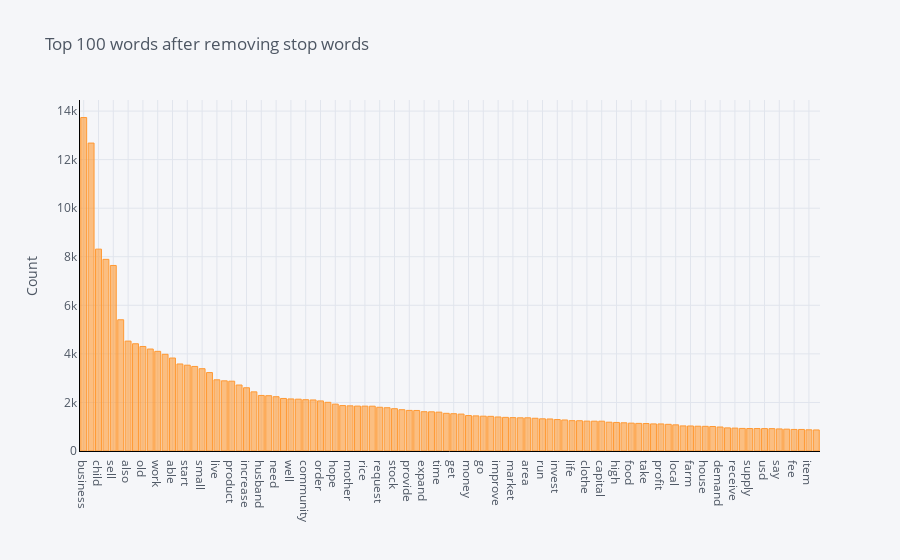

The notebook cell this image was saved under:
### Markdown cell above
## 評価
plot_model関数により、様々な角度からコーパス全体、もしくは特定のトピックを分析することができます。  
https://pycaret.readthedocs.io/en/latest/api/nlp.html#pycaret.nlp.plot_model

plot_model関数で特にパラメータを指定しない場合、各単語の出現数がグラフで表示されます。

### Code cell
from pycaret.nlp import plot_model

plot_model()

### Figure 1 — Plotly figure (JSON) as saved in the notebook; plotly's stock layout.template omitted (floating-point values rounded to 4 significant figures)
{"data": [{"name": "count", "text": "", "y": [13733, 12682, 8314, 7893, 7641, 5405, 4526, 4417, 4305, 4200, 4104, 3982, 3829, 3584, 3534, 3482, 3390, 3231, 2932, 2890, 2875, 2718, 2605, 2436, 2288, 2278, 2236, 2164, 2144, 2134, 2113, 2102, 2062, 2005, 1930, 1871, 1860, 1850, 1848, 1846, 1802, 1782, 1742, 1701, 1672, 1669, 1618, 1614, 1600, 1552, 1536, 1520, 1460, 1446, 1434, 1427, 1401, 1385, 1374, 1367, 1367, 1349, 1326, 1319, 1295, 1278, 1249, 1247, 1231, 1228, 1228, 1186, 1176, 1162, 1148, 1137, 1131, 1116, 1114, 1099, 1078, 1033, 1031, 1021, 1016, 1009, 988, 952, 943, 930, 926, 924, 923, 921, 909, 900, 888, 887, 873, 867], "marker": {"color": "rgba(255, 153, 51, 0.6)", "line": {"color": "rgba(255, 153, 51, 1.0)", "width": 1}}, "x": ["business", "loan", "child", "year", "sell", "buy", "also", "school", "old", "use", "work", "family", "able", "group", "start", "help", "small", "make", "live", "income", "product", "purchase", "increase", "woman", "husband", "good", "need", "home", "well", "store", "community", "customer", "order", "member", "hope", "grow", "mother", "pay", "rice", "want", "request", "support", "stock", "would", "provide", "marry", "expand", "new", "time", "people", "get", "clothing", "money", "client", "go", "shop", "improve", "sale", "market", "ago", "area", "entrepreneur", "run", "first", "invest", "plan", "life", "farmer", "clothe", "give", "capital", "hard", "high", "many", "food", "continue", "take", "education", "profit", "month", "local", "operate", "farm", "day", "house", "service", "demand", "young", "receive", "currently", "supply", "married", "usd", "wife", "say", "earn", "fee", "keep", "item", "single"], "type": "bar", "orientation": "v"}], "layout": {"title": {"text": "Top 100 words after removing stop words", "font": {"color": "#4D5663"}}, "paper_bgcolor": "#F5F6F9", "plot_bgcolor": "#F5F6F9", "yaxis": {"tickfont": {"color": "#4D5663"}, "title": {"text": "Count", "font": {"color": "#4D5663"}}, "showgrid": true, "zerolinecolor": "#E1E5ED", "gridcolor": "#E1E5ED", "linecolor": "black"}, "xaxis": {"tickfont": {"color": "#4D5663"}, "title": {"text": "", "font": {"color": "#4D5663"}}, "showgrid": true, "zerolinecolor": "#E1E5ED", "gridcolor": "#E1E5ED", "linecolor": "black"}, "legend": {"bgcolor": "#F5F6F9", "font": {"color": "#4D5663"}}}}
